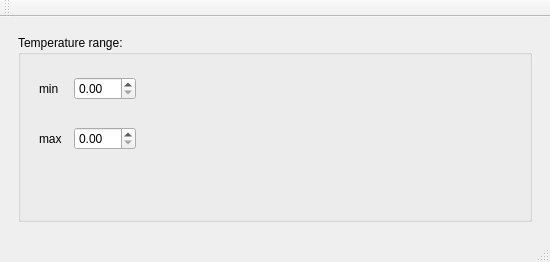
<?xml version="1.0" encoding="UTF-8"?>
<ui version="4.0">
 <class>MainWindow</class>
 <widget class="QMainWindow" name="MainWindow">
  <property name="geometry">
   <rect>
    <x>0</x>
    <y>0</y>
    <width>550</width>
    <height>262</height>
   </rect>
  </property>
  <property name="minimumSize">
   <size>
    <width>550</width>
    <height>262</height>
   </size>
  </property>
  <property name="maximumSize">
   <size>
    <width>550</width>
    <height>262</height>
   </size>
  </property>
  <property name="windowTitle">
   <string>Temperature Sensor &amp; LED Controller</string>
  </property>
  <widget class="QWidget" name="centralwidget">
   <layout class="QVBoxLayout" name="verticalLayout">
    <item>
     <widget class="QStackedWidget" name="stackedWidget">
      <property name="currentIndex">
       <number>1</number>
      </property>
      <widget class="QWidget" name="page">
       <layout class="QVBoxLayout" name="verticalLayout_2">
        <item>
         <widget class="QWidget" name="widget" native="true">
          <layout class="QHBoxLayout" name="horizontalLayout">
           <item>
            <widget class="QLabel" name="sensorValueLabel">
             <property name="sizePolicy">
              <sizepolicy hsizetype="Fixed" vsizetype="Fixed">
               <horstretch>0</horstretch>
               <verstretch>0</verstretch>
              </sizepolicy>
             </property>
             <property name="minimumSize">
              <size>
               <width>64</width>
               <height>0</height>
              </size>
             </property>
             <property name="text">
              <string>sensorValueLabel</string>
             </property>
            </widget>
           </item>
           <item>
            <widget class="QLabel" name="label">
             <property name="text">
              <string>°C</string>
             </property>
            </widget>
           </item>
           <item>
            <spacer name="horizontalSpacer">
             <property name="orientation">
              <enum>Qt::Orientation::Horizontal</enum>
             </property>
             <property name="sizeHint" stdset="0">
              <size>
               <width>202</width>
               <height>15</height>
              </size>
             </property>
            </spacer>
           </item>
           <item>
            <widget class="QLCDNumber" name="lcdNumLed">
             <property name="sizePolicy">
              <sizepolicy hsizetype="Fixed" vsizetype="Fixed">
               <horstretch>0</horstretch>
               <verstretch>0</verstretch>
              </sizepolicy>
             </property>
            </widget>
           </item>
           <item>
            <widget class="QLabel" name="label_2">
             <property name="text">
              <string>SS.MMM</string>
             </property>
            </widget>
           </item>
          </layout>
         </widget>
        </item>
        <item>
         <widget class="QWidget" name="widget_2" native="true">
          <layout class="QHBoxLayout" name="horizontalLayout_2">
           <item>
            <spacer name="horizontalSpacer_2">
             <property name="orientation">
              <enum>Qt::Orientation::Horizontal</enum>
             </property>
             <property name="sizeHint" stdset="0">
              <size>
               <width>219</width>
               <height>15</height>
              </size>
             </property>
            </spacer>
           </item>
           <item>
            <widget class="QLabel" name="ledLabel">
             <property name="sizePolicy">
              <sizepolicy hsizetype="Preferred" vsizetype="Preferred">
               <horstretch>0</horstretch>
               <verstretch>0</verstretch>
              </sizepolicy>
             </property>
             <property name="text">
              <string>LED</string>
             </property>
            </widget>
           </item>
           <item>
            <spacer name="horizontalSpacer_3">
             <property name="orientation">
              <enum>Qt::Orientation::Horizontal</enum>
             </property>
             <property name="sizeHint" stdset="0">
              <size>
               <width>219</width>
               <height>15</height>
              </size>
             </property>
            </spacer>
           </item>
          </layout>
         </widget>
        </item>
        <item>
         <spacer name="horizontalSpacer_4">
          <property name="orientation">
           <enum>Qt::Orientation::Horizontal</enum>
          </property>
          <property name="sizeHint" stdset="0">
           <size>
            <width>503</width>
            <height>20</height>
           </size>
          </property>
         </spacer>
        </item>
        <item>
         <layout class="QHBoxLayout" name="horizontalLayout_3">
          <item>
           <widget class="QPushButton" name="StartPB">
            <property name="text">
             <string>START</string>
            </property>
           </widget>
          </item>
          <item>
           <widget class="QPushButton" name="LedOnPB">
            <property name="text">
             <string>LED ON</string>
            </property>
           </widget>
          </item>
          <item>
           <widget class="QPushButton" name="LedOffPB">
            <property name="text">
             <string>LED OFF</string>
            </property>
           </widget>
          </item>
         </layout>
        </item>
       </layout>
      </widget>
      <widget class="QWidget" name="page_2">
       <layout class="QVBoxLayout" name="verticalLayout_3">
        <item>
         <widget class="QGroupBox" name="groupBox">
          <property name="title">
           <string>Temperature range:</string>
          </property>
          <widget class="QWidget" name="">
           <property name="geometry">
            <rect>
             <x>20</x>
             <y>40</y>
             <width>99</width>
             <height>28</height>
            </rect>
           </property>
           <layout class="QHBoxLayout" name="horizontalLayout_4">
            <item>
             <widget class="QLabel" name="minTempLabel">
              <property name="minimumSize">
               <size>
                <width>28</width>
                <height>0</height>
               </size>
              </property>
              <property name="maximumSize">
               <size>
                <width>28</width>
                <height>16777215</height>
               </size>
              </property>
              <property name="text">
               <string>min</string>
              </property>
             </widget>
            </item>
            <item>
             <widget class="QDoubleSpinBox" name="minSpBox">
              <property name="sizePolicy">
               <sizepolicy hsizetype="Fixed" vsizetype="Fixed">
                <horstretch>0</horstretch>
                <verstretch>0</verstretch>
               </sizepolicy>
              </property>
              <property name="minimumSize">
               <size>
                <width>62</width>
                <height>0</height>
               </size>
              </property>
              <property name="maximumSize">
               <size>
                <width>62</width>
                <height>16777215</height>
               </size>
              </property>
             </widget>
            </item>
           </layout>
          </widget>
          <widget class="QWidget" name="">
           <property name="geometry">
            <rect>
             <x>20</x>
             <y>90</y>
             <width>99</width>
             <height>28</height>
            </rect>
           </property>
           <layout class="QHBoxLayout" name="horizontalLayout_5">
            <item>
             <widget class="QLabel" name="maxTempLabel">
              <property name="minimumSize">
               <size>
                <width>28</width>
                <height>0</height>
               </size>
              </property>
              <property name="maximumSize">
               <size>
                <width>28</width>
                <height>16777215</height>
               </size>
              </property>
              <property name="text">
               <string>max</string>
              </property>
             </widget>
            </item>
            <item>
             <widget class="QDoubleSpinBox" name="maxSpBox">
              <property name="sizePolicy">
               <sizepolicy hsizetype="Fixed" vsizetype="Fixed">
                <horstretch>0</horstretch>
                <verstretch>0</verstretch>
               </sizepolicy>
              </property>
              <property name="minimumSize">
               <size>
                <width>62</width>
                <height>0</height>
               </size>
              </property>
              <property name="maximumSize">
               <size>
                <width>62</width>
                <height>16777215</height>
               </size>
              </property>
             </widget>
            </item>
           </layout>
          </widget>
         </widget>
        </item>
       </layout>
      </widget>
     </widget>
    </item>
   </layout>
  </widget>
  <widget class="QMenuBar" name="menubar">
   <property name="geometry">
    <rect>
     <x>0</x>
     <y>0</y>
     <width>550</width>
     <height>26</height>
    </rect>
   </property>
  </widget>
  <widget class="QStatusBar" name="statusbar"/>
  <widget class="QToolBar" name="toolBar">
   <property name="windowTitle">
    <string>toolBar</string>
   </property>
   <attribute name="toolBarArea">
    <enum>TopToolBarArea</enum>
   </attribute>
   <attribute name="toolBarBreak">
    <bool>false</bool>
   </attribute>
  </widget>
 </widget>
 <resources/>
 <connections/>
</ui>
